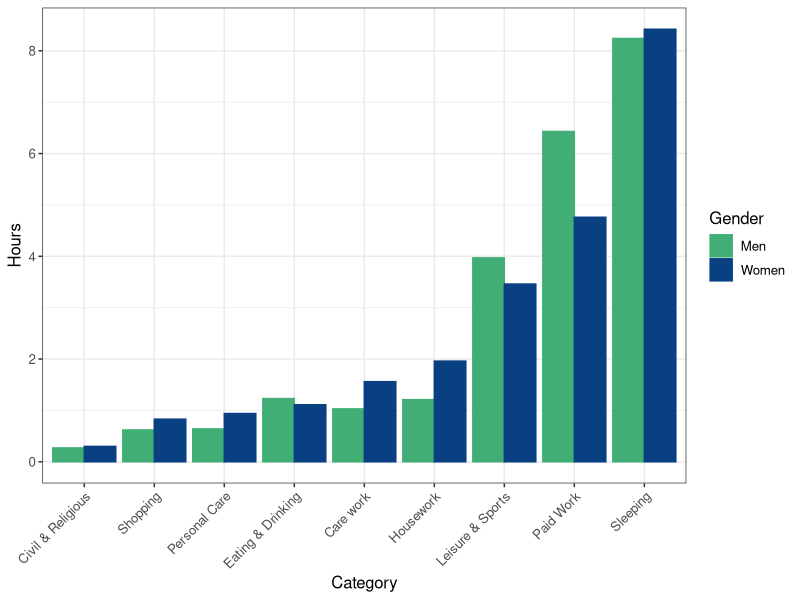
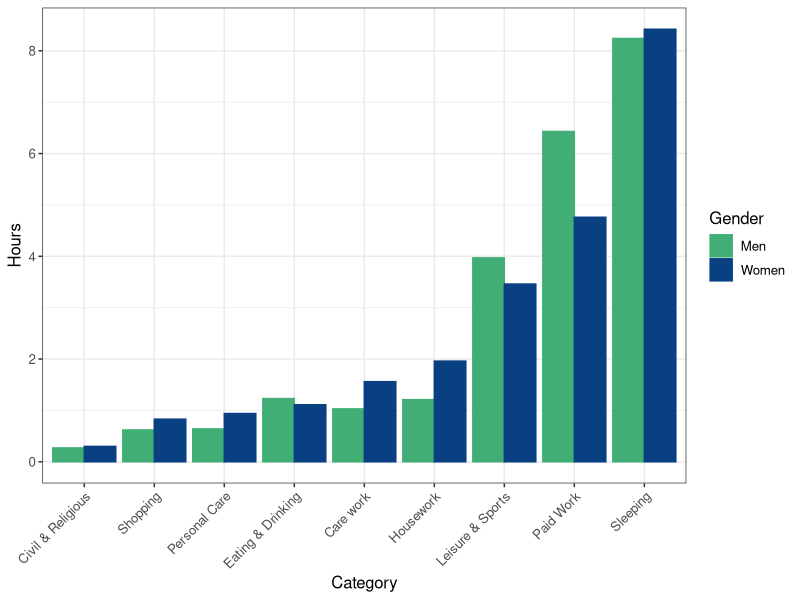

Write R code to recreate these figures, in order.
library(tidyverse)
library(readxl)


COL <- c("#7fc97f", "#beaed4", "#fdc086", "#ffff99", "#386cb0", "#f0027f", "#bf5b17", "#666666")
COLA <- c("#e0f3db", "#99d8c9","#66c2a4","#41ae76", "#238b45", "#005824")
COLB <- c("#4eb3d3", "#2b8cbe", "#0868ac","#084081")

ATUS <- read_excel("constrained_optimization/atus.xlsx")

ATUS2 <- 
  ATUS %>% 
  gather(Gender, hours, -Category)

ATUS2 %>% 
  filter(!Category %in% c("Communication","Other", "Education")) %>%
  ggplot(aes(x = reorder(Category, hours), y = hours, group = Gender, color = Gender, fill = Gender)) + 
  geom_bar(stat = "identity", position = "dodge") + 
  xlab("Category") + 
  ylab("Hours") +
  theme_bw() +
  scale_fill_manual(values = c("#41ae76", "#084081")) +
  scale_color_manual(values = c("#41ae76", "#084081")) +
  #scale_fill_brewer(type = "qual", palette = "Accent") + 
  #scale_color_brewer(type = "qual", palette = "Accent") + 
  theme(axis.text.x = element_text(angle = 45, hjust = 1), 
        text = element_text(size = 12))
ggsave(file = "constrained_optimization/atus.pdf", device = "pdf", width = 6, height = 4)
